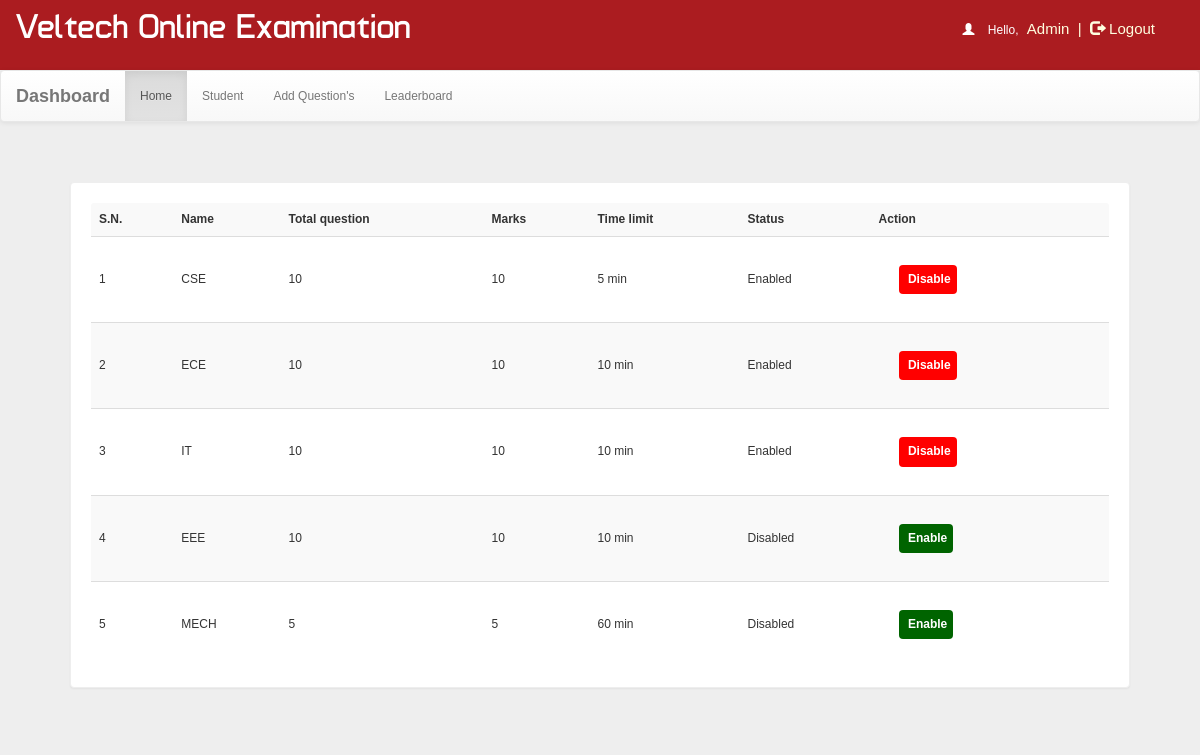
Page /admin/dashss.php?q=0 (signed in) on the committed database.
### tables this page shows
CREATE TABLE `tesuto_quiz` (
  `id` int(11) NOT NULL,
  `eid` text NOT NULL,
  `title` varchar(100) NOT NULL,
  `correct` int(11) NOT NULL,
  `wrong` int(11) NOT NULL,
  `total` int(11) NOT NULL,
  `time` bigint(20) NOT NULL,
  `date` timestamp NOT NULL DEFAULT current_timestamp() ON UPDATE current_timestamp(),
  `status` varchar(10) NOT NULL
);

### admin/dashss.php (the view, shortened to what this page needs)
<!DOCTYPE html PUBLIC "-//W3C//DTD XHTML 1.0 Transitional//EN" "http://www.w3.org/TR/xhtml1/DTD/xhtml1-transitional.dtd">
<html xmlns="http://www.w3.org/1999/xhtml">
<head>
<link  rel="stylesheet" href="css/bootstrap.min.css"/>
 <link  rel="stylesheet" href="css/bootstrap-theme.min.css"/>
 <link rel="stylesheet" href="css/main.css">
 <link  rel="stylesheet" href="css/font.css">
</head>
<body  style="background:#eee;">
<body  style="background:#eee;">
<div class="header">
<div class="row">
<div class="col-lg-6">
<span class="logo"> Veltech Online Examination</span></div>
<?php
include_once 'dbConnection.php';
if (!(isset($_SESSION['username']))  || ($_SESSION['key']) != '54585c506829293a2d4c3b68543b316e2e7a2d277858545a36362e5f39') {
    session_destroy();
    header("location:http://localhost/veltech/exam/tesuto/admin/index.php");
} else {
    $name     = $_SESSION['name'];
    echo '<span class="pull-right top title1" ><span style="color:white"><span class="glyphicon glyphicon-user" aria-hidden="true"></span>&nbsp;&nbsp;&nbsp;&nbsp;Hello,</span> <span class="log log1" style="color:lightyellow">' . $name . '&nbsp;&nbsp;|&nbsp;&nbsp;<a href="https://apps.veltech.edu.in/exams/tesuto/admin/logoutss.php?q='.$_SESSION['username'].'" style="color:lightyellow"><span class="glyphicon glyphicon-log-out" aria-hidden="true"></span>&nbsp;Logout</button></a></span>';
}
?>
</div></div>
<nav class="navbar navbar-default title1">
  <div class="container-fluid">
    <div class="navbar-header">
      <a class="navbar-brand" href="dashss.php?q=0"><b>Dashboard</b></a>
    </div>
    <div class="collapse navbar-collapse" id="bs-example-navbar-collapse-1">
      <ul class="nav navbar-nav">
        <li <?php
if (@$_GET['q'] == 0)
    echo 'class="active"';
?>>
<a href="dashss.php?q=0">Home<span class="sr-only">(current)</span></a>
</li>
<li
<?php
if (@$_GET['q'] == 1)
    echo 'class="active"';
?>>
<a href="dashss.php?q=1">Student</a>
</li>
<li <?php
if (@$_GET['q'] == 4)
    echo 'class="active"';
?>>
<a href="dashss.php?q=4">Add Question's</a>
</li>
        <li
 >
    <li
        <?php
if (@$_GET['q'] == 2)
    echo 'class="active"';
?>><a href="dashss.php?q=2">Leaderboard</a></li>
      </ul>
          </div>
  </div>
</nav>
<div class="container">
<div class="row">
<div class="col-md-12">
<?php
if (@$_GET['q'] == 0) {
    $result = mysqli_query($con, "SELECT * FROM tesuto_quiz ORDER BY date DESC") or die('Error');
    echo '<div class="panel"><table class="table table-striped title1"  style="vertical-align:middle">
<tr><td style="vertical-align:middle"><b>S.N.</b></td><td style="vertical-align:middle"><b>Name</b></td><td style="vertical-align:middle"><b>Total question</b></td><td style="vertical-align:middle"><b>Marks</b></td><td style="vertical-align:middle"><b>Time limit</b></td><td style="vertical-align:middle"><b>Status</b></td><td style="vertical-align:middle"><b>Action</b></td></tr>';
    $c = 1;
    while ($row = mysqli_fetch_array($result)) {
        $title   = strtoupper($row['title']);
        $total   = $row['total'];
        $correct = $row['correct'];
        $time    = $row['time'];
        $eid     = $row['eid'];
        $status  = $row['status'];
        if ($status == "enabled")
        {
            echo '<tr><td style="vertical-align:middle">' . $c++ . '</td><td style="vertical-align:middle">' . $title . '</td><td style="vertical-align:middle">' . $total . '</td><td style="vertical-align:middle">' . $correct * $total . '</td><td style="vertical-align:middle">' . $time . '&nbsp;min</td><td style="vertical-align:middle">Enabled</td>
  <td style="vertical-align:middle"><b><a href="updatess.php?deidquiz=' . $eid . '" class="btn logb" style="color:#FFFFFF;background:#ff0000;font-size:12px;padding:5px;">&nbsp;<span><b>Disable</b></span></a></b></td></tr>';
        }
        else {
            echo '<tr><td style="vertical-align:middle">' . $c++ . '</td><td style="vertical-align:middle">' . $title . '</td><td style="vertical-align:middle">' . $total . '</td><td style="vertical-align:middle">' . $correct * $total . '</td><td style="vertical-align:middle">' . $time . '&nbsp;min</td><td style="vertical-align:middle">Disabled</td>
  <td style="vertical-align:middle"><b><a href="updatess.php?eeidquiz=' . $eid . '" class="btn logb" style="color:#FFFFFF;background:darkgreen;font-size:12px;padding:5px;">&nbsp;<span><b>Enable</b></span></a></b></td></tr>';
        }
    }
}
?>
</div>
</div></div>
</body>
</html>

### admin/css/main.css (style rules this page uses)
body { overflow-x:hidden;width:100%;font: 12px "Century Gothic", "Times Roman", sans-serif;background:#eee;min-height:550px;background-attachment:fixed; }
.panel { border-color:#eee;margin:40px;padding:20px;font: 15px "Century Gothic", "Times Roman", sans-serif; }
.header { background:#ab1c20;height:70px; }
.logo { font-family:'typo';font-size:35px;color:#ffffff;margin:15px; }
.title1 { font: 12px "Century Gothic", "Times Roman", sans-serif; }
.logb { color:#FFFFFF;background:#0000ff;font-size:15px;margin:20px;padding:8px; }
.top { margin-top:20px; }
.log1 { font: 15px 'Ubuntu', sans-serif;color:#0000ff;margin-left:10px; }
.log { margin:10px;margin-right:60px;margin-left:5px;color:#ffffb3;text-decoration:none;font-size:20px;font-size:15px; }

### rows in the picture
tesuto_quiz: title "CSE", total "10", $correct*$total "10", time "5"
tesuto_quiz: title "ECE", total "10", $correct*$total "10", time "10"
tesuto_quiz: title "IT", total "10", $correct*$total "10", time "10"
tesuto_quiz: title "EEE", total "10", $correct*$total "10", time "10"
tesuto_quiz: title "MECH", total "5", $correct*$total "5", time "60"

### other values in the picture
$name "Admin"
